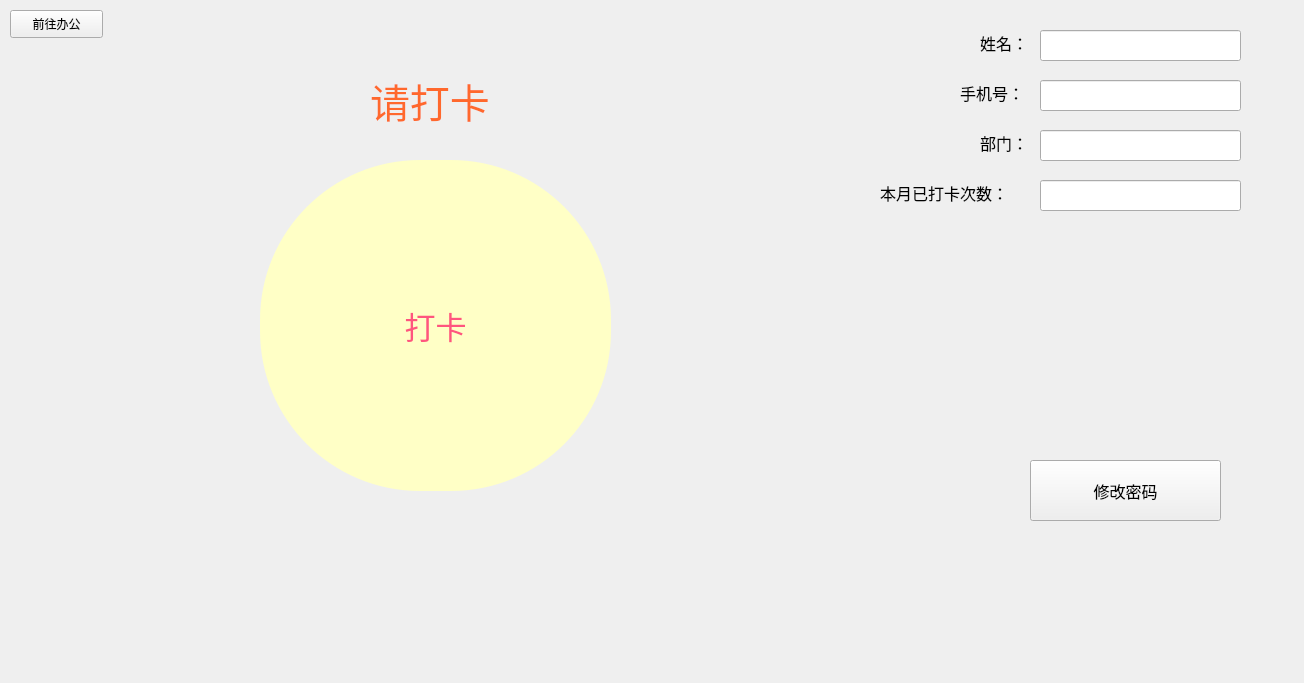
<?xml version="1.0" encoding="UTF-8"?>
<ui version="4.0">
 <class>clockin</class>
 <widget class="QWidget" name="clockin">
  <property name="geometry">
   <rect>
    <x>0</x>
    <y>0</y>
    <width>1304</width>
    <height>683</height>
   </rect>
  </property>
  <property name="windowTitle">
   <string>Form</string>
  </property>
  <property name="styleSheet">
   <string notr="true">QPushButton#clockinbutton {
    border-radius: 160%; /* 使用百分比来确保是圆形 */
    width: 200px; /* 设置你喜欢的宽度 */
    height: 200px; /* 设置你喜欢的高度，确保与宽度相同以形成圆形 */
    background-color: rgb(85, 255, 127); /* 设置背景颜色 */
    border: none; /* 去掉按钮的边框，确保更好看 */
}



</string>
  </property>
  <widget class="QLabel" name="label">
   <property name="geometry">
    <rect>
     <x>980</x>
     <y>30</y>
     <width>60</width>
     <height>25</height>
    </rect>
   </property>
   <property name="font">
    <font>
     <pointsize>12</pointsize>
    </font>
   </property>
   <property name="text">
    <string>姓名：</string>
   </property>
  </widget>
  <widget class="QLabel" name="label_2">
   <property name="geometry">
    <rect>
     <x>960</x>
     <y>80</y>
     <width>80</width>
     <height>25</height>
    </rect>
   </property>
   <property name="font">
    <font>
     <pointsize>12</pointsize>
    </font>
   </property>
   <property name="text">
    <string>手机号：</string>
   </property>
  </widget>
  <widget class="QLabel" name="label_3">
   <property name="geometry">
    <rect>
     <x>980</x>
     <y>130</y>
     <width>60</width>
     <height>25</height>
    </rect>
   </property>
   <property name="font">
    <font>
     <pointsize>12</pointsize>
    </font>
   </property>
   <property name="text">
    <string>部门：</string>
   </property>
  </widget>
  <widget class="QLineEdit" name="nameedit">
   <property name="geometry">
    <rect>
     <x>1040</x>
     <y>30</y>
     <width>201</width>
     <height>31</height>
    </rect>
   </property>
   <property name="font">
    <font>
     <pointsize>12</pointsize>
    </font>
   </property>
   <property name="text">
    <string/>
   </property>
  </widget>
  <widget class="QLineEdit" name="phoneedit">
   <property name="geometry">
    <rect>
     <x>1040</x>
     <y>80</y>
     <width>201</width>
     <height>31</height>
    </rect>
   </property>
   <property name="font">
    <font>
     <pointsize>12</pointsize>
    </font>
   </property>
   <property name="text">
    <string/>
   </property>
  </widget>
  <widget class="QLineEdit" name="departmentedit">
   <property name="geometry">
    <rect>
     <x>1040</x>
     <y>130</y>
     <width>201</width>
     <height>31</height>
    </rect>
   </property>
   <property name="font">
    <font>
     <pointsize>12</pointsize>
    </font>
   </property>
  </widget>
  <widget class="QPushButton" name="pushButton">
   <property name="geometry">
    <rect>
     <x>1030</x>
     <y>460</y>
     <width>191</width>
     <height>61</height>
    </rect>
   </property>
   <property name="font">
    <font>
     <pointsize>12</pointsize>
    </font>
   </property>
   <property name="text">
    <string>修改密码</string>
   </property>
  </widget>
  <widget class="QPushButton" name="clockinbutton">
   <property name="geometry">
    <rect>
     <x>260</x>
     <y>160</y>
     <width>351</width>
     <height>331</height>
    </rect>
   </property>
   <property name="font">
    <font>
     <pointsize>23</pointsize>
    </font>
   </property>
   <property name="styleSheet">
    <string notr="true">QPushButton#clockinbutton {
    border-radius: 160%; /* 使用百分比来确保是圆形 */
    width: 200px; /* 设置你喜欢的宽度 */
    height: 200px; /* 设置你喜欢的高度，确保与宽度相同以形成圆形 */
    background-color: rgb(255, 255, 198); /* 设置背景颜色 */
    border: none; /* 去掉按钮的边框，确保更好看 */
    color:rgb(255, 85, 127)
}

QPushButton#clockinbutton:hover {
    background-color: rgb(85, 255, 127); /* 当鼠标悬停时改变背景颜色 */
    color:rgb(85, 255, 127)
}
</string>
   </property>
   <property name="inputMethodHints">
    <set>Qt::ImhNone</set>
   </property>
   <property name="text">
    <string>打卡</string>
   </property>
  </widget>
  <widget class="QLabel" name="qingdaka">
   <property name="geometry">
    <rect>
     <x>370</x>
     <y>50</y>
     <width>151</width>
     <height>101</height>
    </rect>
   </property>
   <property name="font">
    <font>
     <family>华文琥珀</family>
     <pointsize>30</pointsize>
     <italic>false</italic>
     <bold>false</bold>
    </font>
   </property>
   <property name="styleSheet">
    <string notr="true">QLabel#qingdaka {
    font: 30pt &quot;华文琥珀&quot;;
    color: rgb(255, 104, 44);
}</string>
   </property>
   <property name="text">
    <string>请打卡</string>
   </property>
  </widget>
  <widget class="QLabel" name="label_4">
   <property name="geometry">
    <rect>
     <x>880</x>
     <y>180</y>
     <width>160</width>
     <height>25</height>
    </rect>
   </property>
   <property name="font">
    <font>
     <pointsize>12</pointsize>
    </font>
   </property>
   <property name="text">
    <string>本月已打卡次数：</string>
   </property>
  </widget>
  <widget class="QLineEdit" name="countedit">
   <property name="geometry">
    <rect>
     <x>1040</x>
     <y>180</y>
     <width>201</width>
     <height>31</height>
    </rect>
   </property>
   <property name="font">
    <font>
     <pointsize>12</pointsize>
    </font>
   </property>
  </widget>
  <widget class="QPushButton" name="go_to_employee">
   <property name="geometry">
    <rect>
     <x>10</x>
     <y>10</y>
     <width>93</width>
     <height>28</height>
    </rect>
   </property>
   <property name="text">
    <string>前往办公</string>
   </property>
  </widget>
 </widget>
 <resources/>
 <connections/>
</ui>
